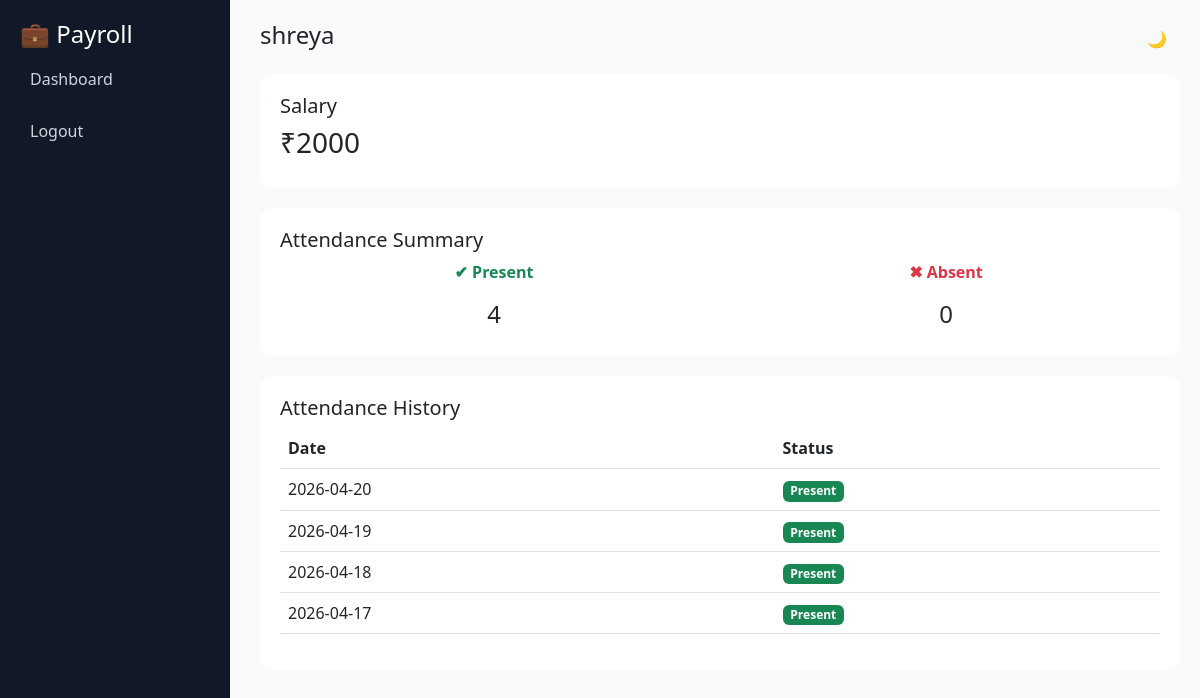
The app's page /employee/2 (signed in) with its own data.
### tables this page shows
CREATE TABLE employees (
        id INTEGER PRIMARY KEY AUTOINCREMENT,
        name TEXT,
        salary INTEGER,
        user_id INTEGER
    );

CREATE TABLE attendance (
        id INTEGER PRIMARY KEY AUTOINCREMENT,
        employee_id INTEGER,
        user_id INTEGER,
        date TEXT,
        status TEXT
    );

### app.py (the view)
@app.route('/employee/<int:id>')
def employee_profile(id):
    if 'user_id' not in session:
        return redirect('/login')
    conn = sqlite3.connect('database.db')
    cursor = conn.cursor()
    cursor.execute("SELECT * FROM employees WHERE id=?", (id,))
    emp = cursor.fetchone()
    month = date.today().strftime("%Y-%m")
    cursor.execute("""
    SELECT COUNT(*) FROM attendance
    WHERE employee_id=? AND status='present' AND date LIKE ?
    """, (id, f"{month}%"))
    present = cursor.fetchone()[0]
    cursor.execute("""
    SELECT COUNT(*) FROM attendance
    WHERE employee_id=? AND status='absent' AND date LIKE ?
    """, (id, f"{month}%"))
    absent = cursor.fetchone()[0]
    cursor.execute("""
    SELECT date, status FROM attendance
    WHERE employee_id=? ORDER BY date DESC
    """, (id,))
    records = cursor.fetchall()
    conn.close()
    return render_template(
        'employee_profile.html',
        emp=emp,
        present=present,
        absent=absent,
        records=records
    )

### templates/employee_profile.html (shortened to what this page needs)
<!DOCTYPE html>
<html>
<head>
    <link href="https://cdn.jsdelivr.net/npm/bootstrap@5.3.0/dist/css/bootstrap.min.css" rel="stylesheet">
    <link rel="stylesheet" href="https://cdn.jsdelivr.net/npm/bootstrap-icons@1.10.5/font/bootstrap-icons.css">
</head>
<body>
<div class="sidebar" id="sidebar">
    <h4>💼 Payroll</h4>
    <a href="/">Dashboard</a>
    <a href="/logout">Logout</a>
</div>
<div class="main">
    <div class="d-flex justify-content-between align-items-center mb-3">
        <h4>{{ emp[1] }}</h4>
        <button onclick="toggleDark()" class="btn btn-light">🌙</button>
    </div>
    <div class="card-box">
        <h5>Salary</h5>
        <h3>₹{{ emp[2] }}</h3>
    </div>
    <div class="card-box">
        <h5>Attendance Summary</h5>
        <div class="row text-center">
            <div class="col-6">
                <p class="text-success fw-bold">✔ Present</p>
                <h4>{{ present }}</h4>
            </div>
            <div class="col-6">
                <p class="text-danger fw-bold">✖ Absent</p>
                <h4>{{ absent }}</h4>
            </div>
        </div>
    </div>
    <div class="card-box">
        <h5>Attendance History</h5>
        <div class="table-responsive">
            <table class="table table-hover">
                <thead>
                    <tr>
                        <th>Date</th>
                        <th>Status</th>
                    </tr>
                </thead>
                <tbody>
                    {% for r in records %}
                    <tr>
                        <td>{{ r[0] }}</td>
                        <td>
                            {% if r[1] == "present" %}
                                <span class="badge bg-success">Present</span>
                            {% else %}
                                <span class="badge bg-danger">Absent</span>
                            {% endif %}
                        </td>
                    </tr>
                    {% endfor %}
                </tbody>
            </table>
        </div>
    </div>
</div>
</body>
</html>

### templates/employee_profile.html (style rules this page uses)
body { margin: 0; font-family: 'Segoe UI'; background: #f8fafc; transition: 0.3s; }
.sidebar { width: 230px; height: 100vh; position: fixed; background: #111827; color: white; padding: 20px; transition: 0.3s; }
.sidebar a { display: block; color: #d1d5db; padding: 10px; border-radius: 8px; text-decoration: none; margin-bottom: 8px; }
.main { margin-left: 240px; padding: 20px; }
.card-box { background: white; padding: 20px; border-radius: 12px; margin-bottom: 20px; }

### records on screen
employees: name "shreya", salary "2000"
attendance: date "2026-04-20", status "Present"
attendance: date "2026-04-19", status "Present"
attendance: date "2026-04-18", status "Present"
attendance: date "2026-04-17", status "Present"

### other values on screen
{{ present }} "4"
{{ absent }} "0"
